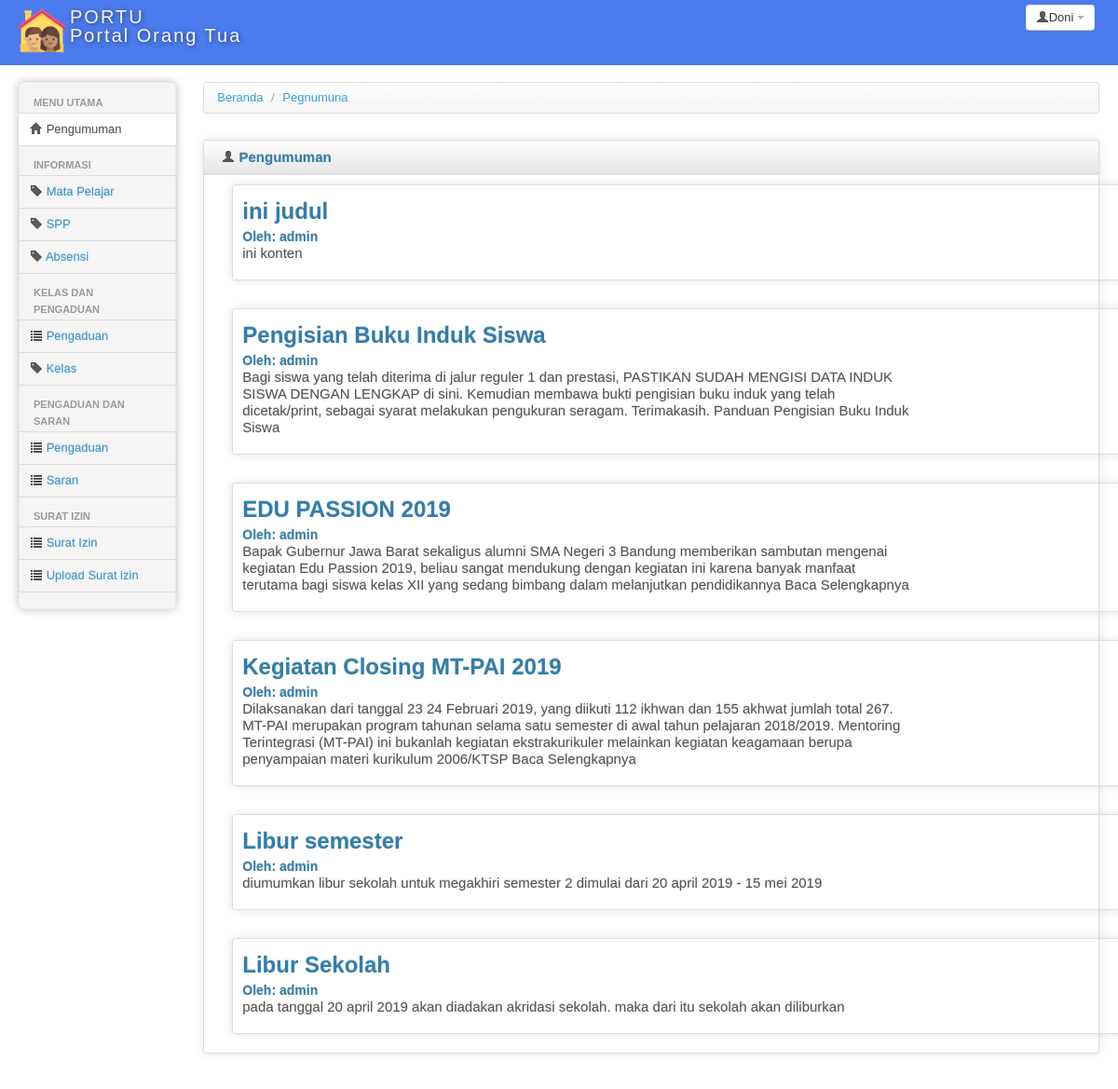
/portu/index.php?modul=pengumuman (signed in), run on the app's committed database.
### tables this page shows
CREATE TABLE IF NOT EXISTS `pengumuman` (
  `id_p` int(11) NOT NULL AUTO_INCREMENT,
  `subjek` varchar(100) NOT NULL,
  `desktipsi` text NOT NULL,
  `id_ortu` int(11) NOT NULL,
  PRIMARY KEY (`id_p`)
);

CREATE TABLE IF NOT EXISTS `ortu` (
  `id_ortu` int(11) NOT NULL AUTO_INCREMENT,
  `nama_ortu` varchar(111) NOT NULL,
  `username` varchar(111) NOT NULL,
  `password` varchar(111) NOT NULL,
  `hak_akses` varchar(10) NOT NULL,
  PRIMARY KEY (`id_ortu`)
);

### portu/modul/mod_home/pengumuman.php (the view, shortened to what this page needs)
<?php
$query = mysql_query("select * from pengumuman inner join ortu on ortu.id_ortu=pengumuman.id_ortu order by id_p desc");
?>
<div>
    <ul class="breadcrumb">
        <li>
            <a href="index.php?modul=home">Beranda</a> <span class="divider">/</span>
        </li>
        <li>
            <a href="index.php?modul=merk">Pegnumuna</a>
        </li>
    </ul>
</div>
<div class="row-fluid sortable">
    <div class="box span12">
        <div class="box-header well" data-original-title>
            <h2><i class="icon-user"></i> Pengumuman</h2>
        </div>
        <?php
        while ($data = mysql_fetch_array($query)) {
        ?>
            <div class="row-fluid sortable" style="width: 60rem; padding-left: 30px; padding-bottom:10px">
                <div class="box span12">
                    <div class="box-content">
                    <div class="card" style="width: 45rem;">
                        <h2><?php echo $data['subjek']; ?></h2>
                        <div class="card-body">
                            <h4 class="card-title">Oleh: <?php echo $data['nama_ortu']; ?></h4>
                            <p style="font-size: 15px; class="card-text"><?php echo $data['desktipsi']; ?></p>
                        </div>
                        </div>
                    </div>
                </div>
            </div>
        <?php }?>
</div>

### portu/css/charisma-app.css (style rules this page uses)
.box { border: 1px solid #DEDEDE; border-radius:3px; -webkit-border-radius:3px; -moz-border-radius:3px; margin-top: 10px; margin-bottom: 10px ; box-shadow: 0 0 10px rgba(189, 189, 189, 0.4); -webkit-box-shadow: 0 0 10px rgba(189, 189, 189, 0.4); -moz-box-shadow: 0 0 10px rgba(189, 189, 189, 0.4); }
.box-header { border:none; padding-top:5px; border-bottom: 1px solid #DEDEDE; border-radius:3px 3px 0 0; -webkit-border-radius:3px 3px 0 0; -moz-border-radius:3px 3px 0 0; height:12px; min-height:12px; margin-bottom: 0; cursor:move; font-weight:bold; font-size:16px; background: -moz-linear-gradient(top, rgba(255,255,255,0) 0%, rgba(0,0,0,0.1) 100%); background: -webkit-gradient(linear, left top, left bottom, color-stop(0%,rgba(255,255,255,0)), color-stop(100%,rgba(0,0,0,0.1))); background: -webkit-linear-gradient(top, rgba(255,255,255,0) 0%,rgba(0,0,0,0.1) 100%); background: -o-linear-gradient(top, rgba(255,255,255,0) 0%,rgba(0,0,0,0.1) 100%); background: -ms-linear-gradient(top, rgba(255,255,255,0) 0%,rgba(0,0,0,0.1) 100%); background: linear-gradient(to bottom, rgba(255,255,255,0) 0%,rgba(0,0,0,0.1) 100%); filter: progid:DXImageTransform.Microsoft.gradient( startColorstr='#00ffffff', endColorstr='#1a000000',GradientType=0 ); }
.box-header h2 { font-size:15px; width:auto; clear:none; float:left; line-height:25px; white-space: nowrap; }
.box-header h2 > i { margin-top:1px; }
.box-content { padding:10px; }

### portu/header.php (style rules this page uses)
body { padding-bottom: 40px; }

### data on the page
pengumuman: subjek "ini judul", id_ortu.nama_ortu "admin", desktipsi "ini konten"
pengumuman: subjek "Pengisian Buku Induk Siswa", id_ortu.nama_ortu "admin", desktipsi "Bagi siswa yang telah diterima di jalur reguler 1 dan prestasi, PASTIKAN SUDAH MENGISI DATA INDUK SISWA DENGAN LENGKAP di sini. Kemudian membawa bukti pengisian buku induk yang telah dicetak/print, sebagai syarat melakukan pengukuran seragam. Terimakasih. Panduan Pengisian Buku Induk Siswa"
pengumuman: subjek "EDU PASSION 2019", id_ortu.nama_ortu "admin", desktipsi "Bapak Gubernur Jawa Barat sekaligus alumni SMA Negeri 3 Bandung memberikan sambutan mengenai kegiatan Edu Passion 2019, beliau sangat mendukung dengan kegiatan ini karena banyak manfaat terutama bagi siswa kelas XII yang sedang bimbang dalam melanjutkan pendidikannya Baca Selengkapnya"
pengumuman: subjek "Kegiatan Closing MT-PAI 2019", id_ortu.nama_ortu "admin", desktipsi "Dilaksanakan dari tanggal 23 24 Februari 2019, yang diikuti 112 ikhwan dan 155 akhwat jumlah total 267. MT-PAI merupakan program tahunan selama satu semester di awal tahun pelajaran 2018/2019. Mentoring Terintegrasi (MT-PAI) ini bukanlah kegiatan ekstrakurikuler melainkan kegiatan keagamaan berupa penyampaian materi kurikulum 2006/KTSP Baca Selengkapnya"
pengumuman: subjek "Libur semester", id_ortu.nama_ortu "admin", desktipsi "diumumkan libur sekolah untuk megakhiri semester 2 dimulai dari 20 april 2019 - 15 mei 2019"
pengumuman: subjek "Libur Sekolah", id_ortu.nama_ortu "admin", desktipsi "pada tanggal 20 april 2019 akan diadakan akridasi sekolah. maka dari itu sekolah akan diliburkan"

### other printed values
$_SESSION['nama'] "Doni"
